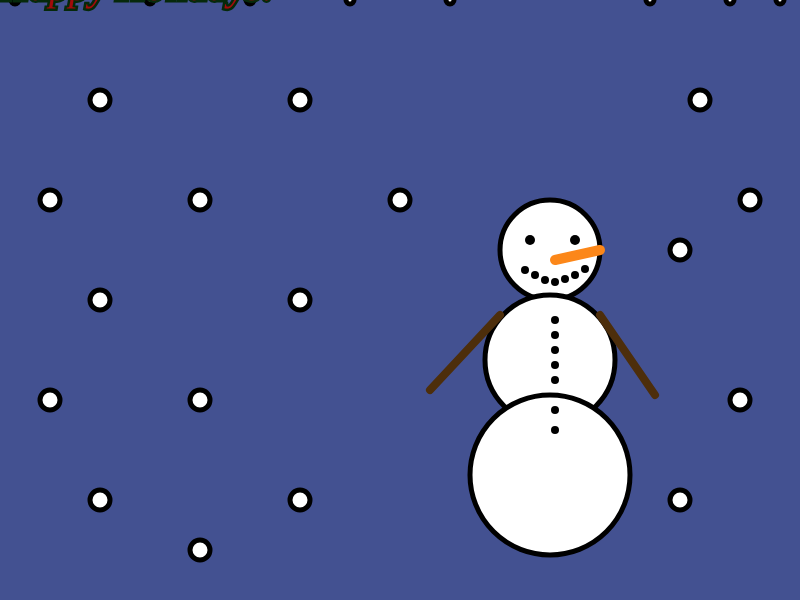
Frame 1 (no input)
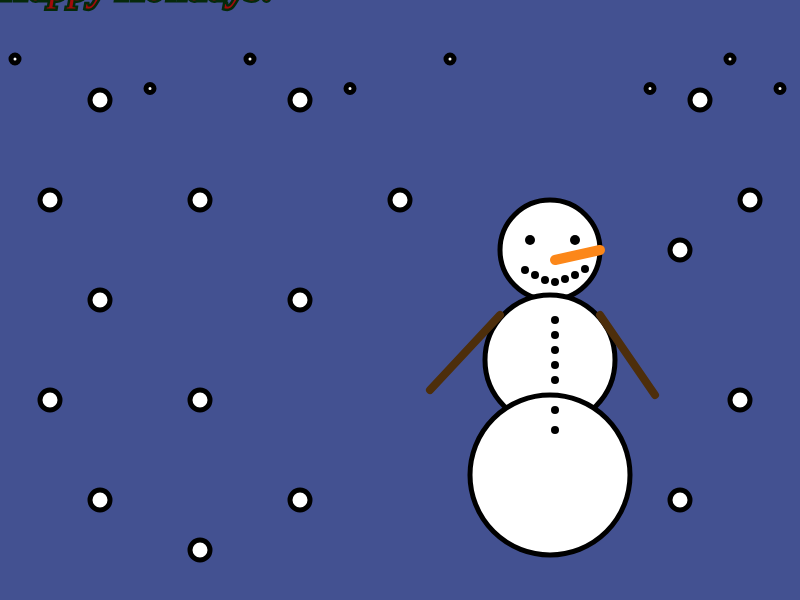
Frame 60 (no input)
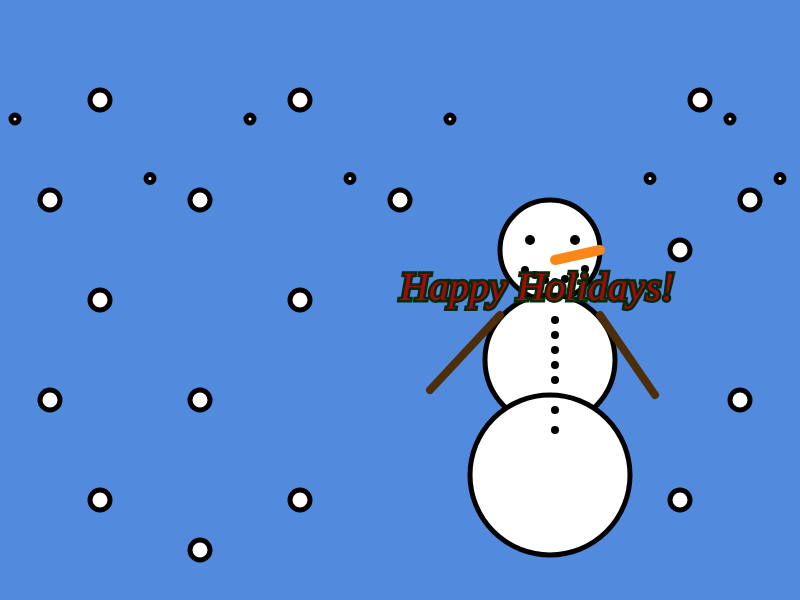
Frame 120 (the mouse pressed at the canvas centre since frame 60)

The p5.js sketch that drew these frames (run headless with seeded random() and noise() and a simulated clock; from frame 60 on, the mouse is pressed at the canvas centre):

// p5.js sketch
// ── sketch.js
var sSnow = 0; 
var sSnow2 = 0;
var stageColor = "#435191";

function setup() {
  // put setup code here
    createCanvas(800, 600);
}
function draw() {
  // put drawing code here
    background(stageColor);
    stroke("#000000");
    strokeWeight(5);
    fill("#ffffff");
    //this is the body of my snowman
    ellipse(550, 250, 100, 100);
    ellipse(550, 360, 130, 130);
    ellipse(550, 475, 160, 160);
    //this will make his eyes, mouth, and buttons
    noStroke();
    fill("#000000");
    ellipse(530, 240, 10, 10);
    ellipse(575, 240, 10, 10);
    ellipse(525, 270, 8, 8);
    ellipse(535, 275, 8, 8);
    ellipse(545, 280, 8, 8);
    ellipse(555, 282, 8, 8);
    ellipse(565, 279, 8, 8);
    ellipse(575, 275, 8, 8);
    ellipse(585, 269, 8, 8);
    ellipse(555, 320, 8, 8);
    ellipse(555, 335, 8, 8);
    ellipse(555, 350, 8, 8);
    ellipse(555, 365, 8, 8);
    ellipse(555, 380, 8, 8);
    ellipse(555, 410, 8, 8);
    ellipse(555, 430, 8, 8);
    //this is his nose
    stroke("#fc8719");
    strokeWeight(10);
    line(555, 260, 600, 250);
    //these are gonig to be the arms
    stroke("#4d2e0b");
    strokeWeight(8);
    line(500, 315, 430, 390);
    line(600, 315, 655, 395);
    //above this comment ends the snowman
    //here strat the snowflakes
    stroke("#000000");
    strokeWeight(5);
    fill("#ffffff");
    ellipse (50,200, 20, 20);
    ellipse (100,100, 20, 20);
    ellipse (200,200, 20, 20);
    ellipse (400,200, 20, 20);
    ellipse (300,100, 20, 20);
    ellipse (700,100, 20, 20);
    ellipse (100,300, 20, 20);
    ellipse (200,400, 20, 20);
    ellipse (300,300, 20, 20);
    ellipse (50,400, 20, 20);
    ellipse (100,500, 20, 20);
    ellipse (200,550, 20, 20);
    ellipse (300,500, 20, 20);
    ellipse (750,200, 20, 20);
    ellipse (680,250, 20, 20);
    ellipse (740,400, 20, 20);
    ellipse (680,500, 20, 20);
    ellipse(15, sSnow, 8, 8);
    ellipse(150, sSnow2, 8, 8);
    ellipse(250, sSnow, 8, 8);
    ellipse(350, sSnow2, 8, 8);
    ellipse(450, sSnow, 8, 8);
    ellipse(650, sSnow2, 8, 8);
    ellipse(730, sSnow, 8, 8);
    ellipse(780, sSnow2, 8, 8);
    if (sSnow > 600){
        sSnow = 0;
    }
    sSnow = sSnow + 1;
    if (sSnow2 > 600){
        sSnow2 = 0;
    }
    sSnow2 = sSnow2+1.5;
    //style the text
    stroke("#06290b");
    fill("#a30b0b");
    textSize(40);
    textFont("Georgia");
    textStyle(ITALIC);
    text ("Happy Holidays!", mouseX, mouseY);
}
//change background from night to day and back to night 
function mousePressed(){
  if (stageColor === "#435191"){
  stageColor = "#528ade";
  } else {
      stageColor = "#435191";
  }
}
